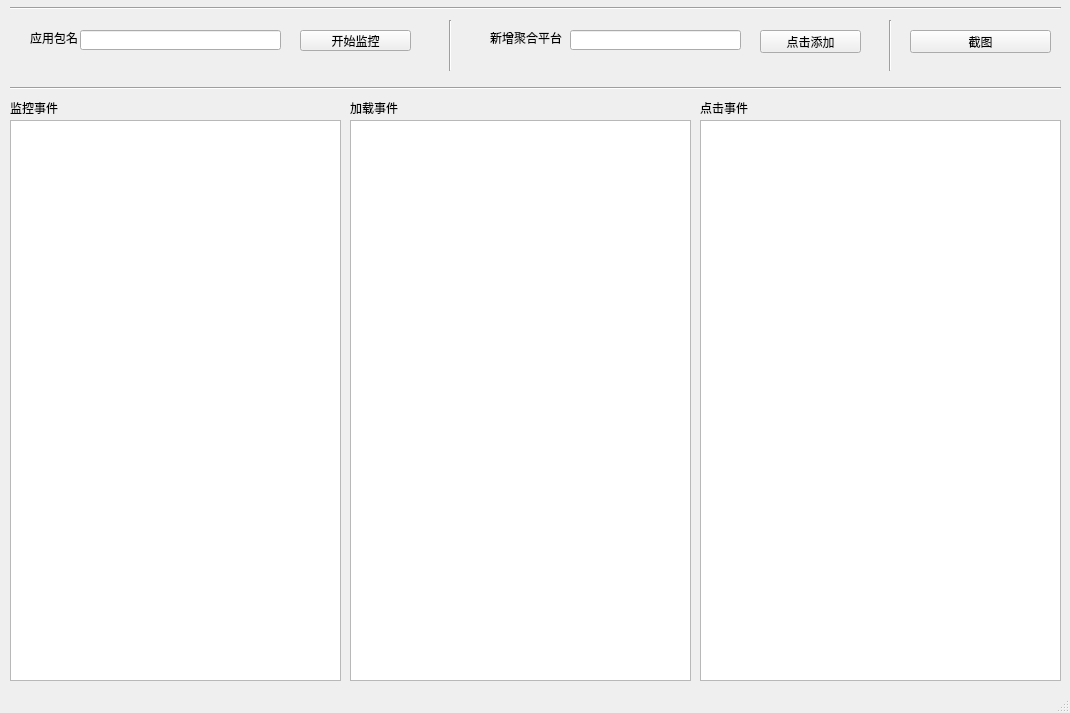
<?xml version="1.0" encoding="UTF-8"?>
<ui version="4.0">
 <class>MainWindow</class>
 <widget class="QMainWindow" name="MainWindow">
  <property name="geometry">
   <rect>
    <x>0</x>
    <y>0</y>
    <width>1070</width>
    <height>713</height>
   </rect>
  </property>
  <property name="windowTitle">
   <string>RenderAdMonitor</string>
  </property>
  <widget class="QWidget" name="centralwidget">
   <widget class="QLabel" name="label">
    <property name="geometry">
     <rect>
      <x>30</x>
      <y>30</y>
      <width>61</width>
      <height>16</height>
     </rect>
    </property>
    <property name="text">
     <string>应用包名</string>
    </property>
   </widget>
   <widget class="QLineEdit" name="edt_pkgname">
    <property name="geometry">
     <rect>
      <x>80</x>
      <y>30</y>
      <width>201</width>
      <height>20</height>
     </rect>
    </property>
   </widget>
   <widget class="QLabel" name="label_4">
    <property name="geometry">
     <rect>
      <x>10</x>
      <y>100</y>
      <width>51</width>
      <height>16</height>
     </rect>
    </property>
    <property name="text">
     <string>监控事件</string>
    </property>
   </widget>
   <widget class="QLabel" name="label_5">
    <property name="geometry">
     <rect>
      <x>350</x>
      <y>100</y>
      <width>51</width>
      <height>16</height>
     </rect>
    </property>
    <property name="text">
     <string>加载事件</string>
    </property>
   </widget>
   <widget class="QPushButton" name="btn_start">
    <property name="geometry">
     <rect>
      <x>300</x>
      <y>30</y>
      <width>111</width>
      <height>21</height>
     </rect>
    </property>
    <property name="text">
     <string>开始监控</string>
    </property>
   </widget>
   <widget class="QPushButton" name="btn_screenshot">
    <property name="geometry">
     <rect>
      <x>910</x>
      <y>30</y>
      <width>141</width>
      <height>23</height>
     </rect>
    </property>
    <property name="text">
     <string>截图</string>
    </property>
   </widget>
   <widget class="Line" name="line">
    <property name="geometry">
     <rect>
      <x>880</x>
      <y>20</y>
      <width>20</width>
      <height>51</height>
     </rect>
    </property>
    <property name="orientation">
     <enum>Qt::Vertical</enum>
    </property>
   </widget>
   <widget class="QLabel" name="label_6">
    <property name="geometry">
     <rect>
      <x>490</x>
      <y>30</y>
      <width>81</width>
      <height>16</height>
     </rect>
    </property>
    <property name="text">
     <string>新增聚合平台</string>
    </property>
   </widget>
   <widget class="QLineEdit" name="edt_platfrom">
    <property name="geometry">
     <rect>
      <x>570</x>
      <y>30</y>
      <width>171</width>
      <height>20</height>
     </rect>
    </property>
   </widget>
   <widget class="QPushButton" name="btn_platfrom">
    <property name="geometry">
     <rect>
      <x>760</x>
      <y>30</y>
      <width>101</width>
      <height>23</height>
     </rect>
    </property>
    <property name="text">
     <string>点击添加</string>
    </property>
   </widget>
   <widget class="QLabel" name="label_7">
    <property name="geometry">
     <rect>
      <x>700</x>
      <y>100</y>
      <width>51</width>
      <height>16</height>
     </rect>
    </property>
    <property name="text">
     <string>点击事件</string>
    </property>
   </widget>
   <widget class="QTableView" name="tb_load">
    <property name="geometry">
     <rect>
      <x>350</x>
      <y>120</y>
      <width>341</width>
      <height>561</height>
     </rect>
    </property>
   </widget>
   <widget class="QTableView" name="tb_click">
    <property name="geometry">
     <rect>
      <x>700</x>
      <y>120</y>
      <width>361</width>
      <height>561</height>
     </rect>
    </property>
   </widget>
   <widget class="QTableView" name="tb_monitor">
    <property name="geometry">
     <rect>
      <x>10</x>
      <y>120</y>
      <width>331</width>
      <height>561</height>
     </rect>
    </property>
   </widget>
   <widget class="Line" name="line_2">
    <property name="geometry">
     <rect>
      <x>10</x>
      <y>80</y>
      <width>1051</width>
      <height>16</height>
     </rect>
    </property>
    <property name="orientation">
     <enum>Qt::Horizontal</enum>
    </property>
   </widget>
   <widget class="Line" name="line_3">
    <property name="geometry">
     <rect>
      <x>10</x>
      <y>0</y>
      <width>1051</width>
      <height>16</height>
     </rect>
    </property>
    <property name="orientation">
     <enum>Qt::Horizontal</enum>
    </property>
   </widget>
   <widget class="Line" name="line_4">
    <property name="geometry">
     <rect>
      <x>440</x>
      <y>20</y>
      <width>20</width>
      <height>51</height>
     </rect>
    </property>
    <property name="orientation">
     <enum>Qt::Vertical</enum>
    </property>
   </widget>
  </widget>
  <widget class="QMenuBar" name="menubar">
   <property name="geometry">
    <rect>
     <x>0</x>
     <y>0</y>
     <width>1070</width>
     <height>23</height>
    </rect>
   </property>
  </widget>
  <widget class="QStatusBar" name="statusbar"/>
 </widget>
 <resources/>
 <connections/>
</ui>
